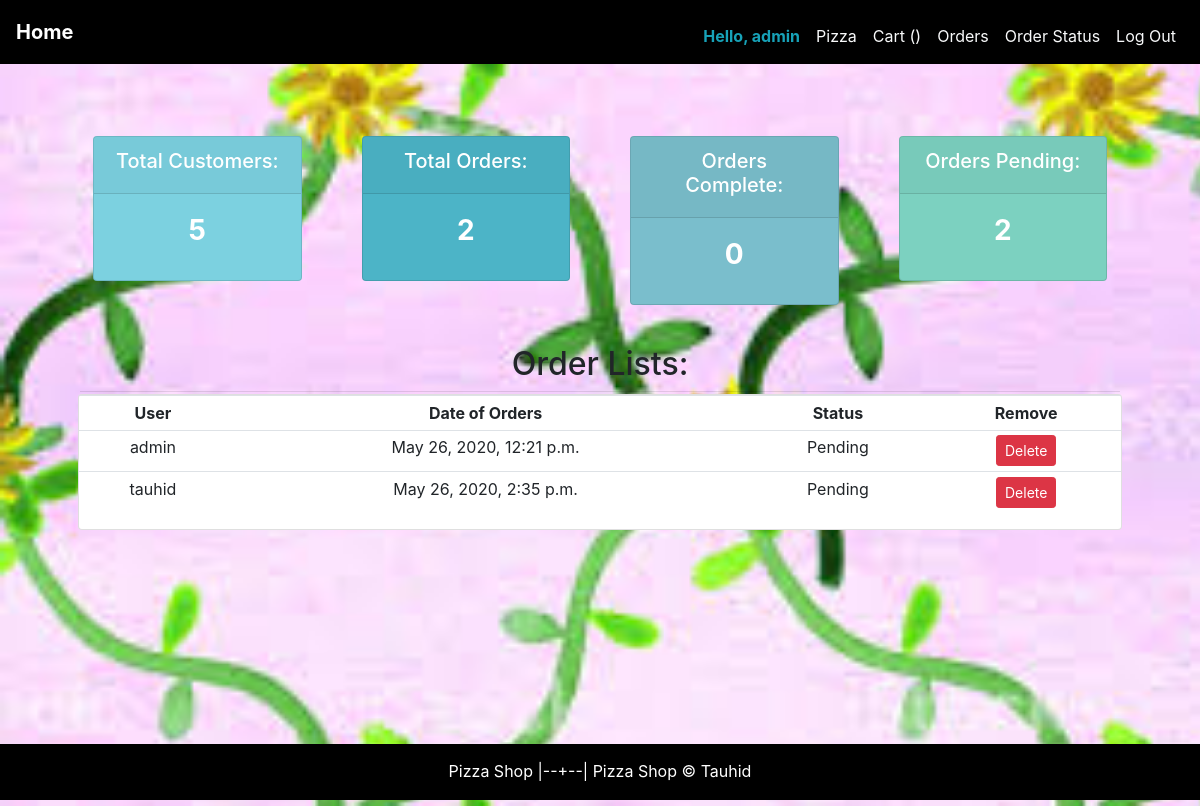
Page /status (signed in) on the committed database.
### orders/models.py (models this page shows, shortened)
class Order(models.Model):
    user = models.ForeignKey(User, on_delete=models.CASCADE)
    order_total = models.DecimalField(max_digits=6, decimal_places=2, default=0.00)
    status = models.CharField(max_length=64, default="Pending")
    date = models.DateTimeField(auto_now_add=True, blank=True)
    order_number = models.IntegerField(null=True)
    toppings_left = models.IntegerField(null=True)
    state = models.CharField(max_length=64,null=True )

### orders/views.py (the view)
# urls.py: path('status', views.status, name="status"),
def status(request):
    orders = Order.objects.all()
    customers = User.objects.all()
    total_customers = customers.count()
    total_orders = orders.count()
    Completed = orders.filter(status='Completed').count()
    pending = orders.filter(status='Pending').count()
    context= {'orders':orders, 'customers':customers, 'total_customers': total_customers,
    'total_orders':total_orders, 'Completed':Completed, 'pending': pending}
    return render(request, 'orders/status.html', context)

### orders/templates/orders/status.html (shortened to what this page needs)
{% extends 'orders/base.html' %}
{% block main %}
<br>
<div class="row">
  <div class="col">
        <div class="col-md">
            <div class="card text-center text-white mb-3" id="total-customers">
              <div class="card-header">
                <h5 class="clar-title">Total Customers:</h5>
              </div>
                <div class="card-body">
                   <h3 class="card-title">{{total_customers}}</h3>
                </div>
              </div>
          </div>
     </div>
  <div class="col">
      <div class="col-md">
          <div class="card text-center text-white mb-3" id="total-orders">
            <div class="card-header">
              <h5 class="clar-title">Total Orders:</h5>
            </div>
              <div class="card-body">
                 <h3 class="card-title">{{total_orders}}</h3>
              </div>
            </div>
        </div>
   </div>
   <div class="col">
         <div class="col-md">
             <div class="card text-center text-white mb-3" id="orders-delivered">
               <div class="card-header">
                 <h5 class="clar-title">Orders Complete:</h5>
               </div>
                 <div class="card-body">
                    <h3 class="card-title">{{Completed}}</h3>
                 </div>
               </div>
           </div>
      </div>
    <div class="col">
          <div class="col-md">
              <div class="card text-center text-white mb-3" id="orders-pending">
                <div class="card-header">
                  <h5 class="clar-title">Orders Pending:</h5>
                </div>
                  <div class="card-body">
                     <h3 class="card-title">{{pending}}</h3>
                  </div>
                </div>
            </div>
       </div>
  </div>
<br>
<div class="row">
           <div class="col-md-12">
          <h2 class="text-#1f1a0b">Order Lists:</h2>
           <hr>
            <div class="card card body">
                   <table class="table table-sm">
                      <tr>
                        <th>User</th>
                        <th>Date of Orders</th>
                        <th>Status</th>
                        <th>Remove</th>
                      </tr>
                      {% for order in orders %}
                      <tr>
                        <td>{{order.user}}</td>
                        <td>{{order.date}}</td>
                        <td>{{order.status}}</td>
                        <td><a <a class="btn btn-sm btn-danger" href="{% url 'delete_order' order.id %}">Delete</a></td>
                      </tr>
                      {% endfor %}
                    </table>
              </div>
          </div>
    </div>
{% endblock %}

### orders/templates/orders/base.html (shortened to what this page needs)
<!DOCTYPE html>
<html lang="en">
    <head>
        <link rel="stylesheet" href="https://maxcdn.bootstrapcdn.com/bootstrap/4.0.0/css/bootstrap.min.css">
        {% load static %}
        <link rel="stylesheet" href="{% static 'orders/styles.css' %}">
    </head>
    <body>
        <div id="page-container">
            <div id="content-wrap">
                <nav class="navbar navbar-expand-md navbar-dark">
                    <a class="navbar-brand" href="/"><strong>Home</strong></a>
                    <div class="collapse navbar-collapse" id="navbar">
                        {% if request.user.is_authenticated %}
                            <ul class="navbar-nav ml-auto mt-2">
                                {%if request.user.is_superuser %}
								<li class="nav-item">
                                    <a class="nav-link text-info font-weight-bold" href="#">Hello, {{request.user}}</a>
                                </li>
								<li class="nav-item">
                                    <a class="nav-link text-light" href="{% url 'index' %}">Pizza</a>
                                </li>
                                <li class="nav-item">
                                    <a class="nav-link text-light" href="{% url 'cart' %}">Cart ({{ count }})</a>
                                </li>
                                <li class="nav-item">
                                    <a class="nav-link text-light" href="{% url 'show_order' %}">Orders</a>
                                </li>
								<li class="nav-item">
                                    <a class="nav-link text-light" href="{% url 'status' %}">Order Status</a>
                                </li>
						        <li class="nav-item">
                                    <a class="nav-link text-light" href="{% url 'logout' %}">Log Out</a>
                                </li>
								{% endif %}
                            </ul>
                        {% endif %}
                    </div>
                </nav>
                <main class="container p-5">
                    {% block main %}{% endblock %}
                </main>
            </div>
            <footer id="footer">
                <label style="padding: 15px;"> Pizza Shop |--+--| Pizza Shop &copy; Tauhid</label>
            </footer>
        </div>
    </body>
</html>

### orders/static/orders/styles.css (style rules this page uses)
main { overflow-x: auto; text-align: center; }
#page-container { position: relative; min-height: 100vh; }
#content-wrap { padding-bottom: 3.5rem; }
#footer { position: absolute; bottom: 0; width: 100%; background-color: black; color: #ffffff; text-align: center; vertical-align: middle; height: 3.5rem; }
body { background-image: url("background.jpg"); background-size: cover; background-attachment: fixed; }
.navbar { background-color: black; color: #ffffff; }
h3 { font-weight: 700; }
hr { margin: 2px; }

### orders/templates/orders/status.html (style rules this page uses)
body { background-color:#ebeff5; }
#total-customers { background-color:#7cd1e0; }
#total-orders { background-color:#4cb4c7; }
#orders-delivered { background-color:#7abecc; }
#orders-pending { background-color:#7cd1c0; }

### rows in the picture
Order: user "admin", date "May 26, 2020, 12:21 p.m.", status "Pending"
Order: user "tauhid", date "May 26, 2020, 2:35 p.m.", status "Pending"

### other values in the picture
{{ request.user }} "admin"
{{ total_customers }} "5"
{{ total_orders }} "2"
{{ Completed }} "0"
{{ pending }} "2"
